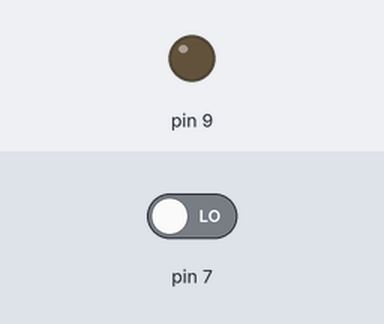
Bench run of a sketch on a simulated Arduino Uno, built with avr-gcc and run on an emulated ATmega328P. On the bench: output pins drawn as LEDs (lit = HIGH). The inputs (shaded band) are chosen by the test bench; at power-on: pin 7 LOW.

Above: at 1.2 s.
1.3 s: pin 7 driven HIGH
At 2.5 s:
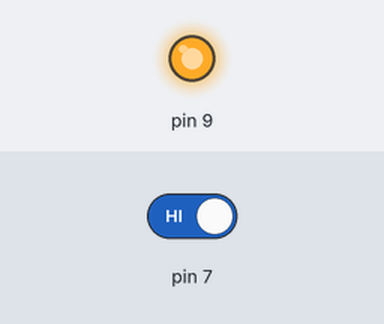
2.8 s: pin 7 driven LOW
At 3.8 s:
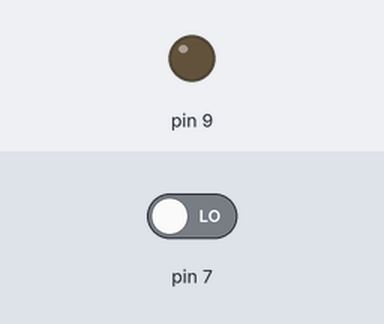
Timing chart, 0 to 5.8 s (numbered marks = the images above; inputs shaded):
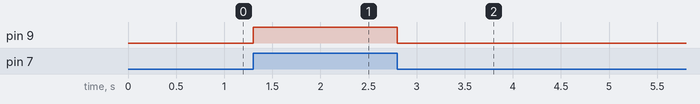

The sketch:

codigo_botao.ino
```cpp
// C++ code
//
int buttonState = 0;
void setup()
{
  pinMode(9, OUTPUT);
  pinMode(7, INPUT);
}

void loop()
{
  buttonState = digitalRead(7);
if (buttonState == HIGH) {
    digitalWrite(9,HIGH);
  } else {
    digitalWrite(9,LOW);
  }
}
```

Measured:
- after the input at 1.3 s, pin 9: LOW → HIGH at once
- after the input at 2.8 s, pin 9: HIGH → LOW at once
